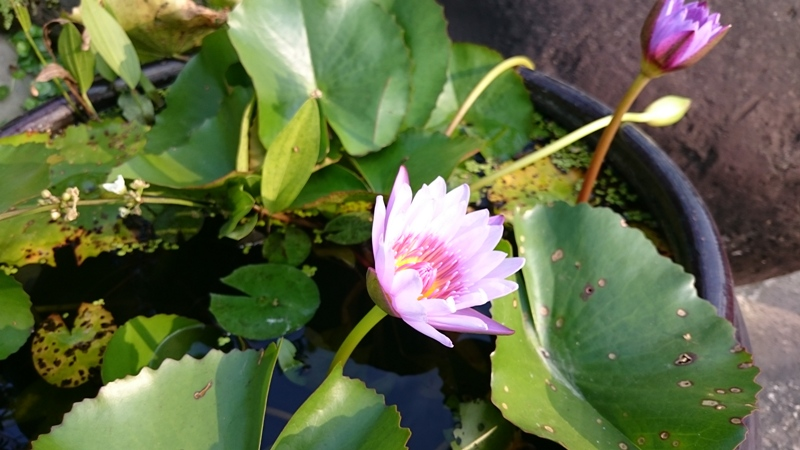
#> input picture Python_OpenCV _for_Student/sample.jpg, 800 x 450 px, given in place of the camera
$ python 26_Cany_in_Image.py
#> lines starting #> are read from the running program, lines starting #| are printed output that depends on the picture; after the words box and inside, x2 and y2 are one past the last pixel; in counts of white or black regions, pixels touching at a corner belong together
import numpy as np
import cv2
import sys

def nothing(x):
    pass

cap = cv2.VideoCapture(0)


cv2.namedWindow('BW')
cv2.createTrackbar('Trackbar1', 'BW', 127, 255, nothing)

cv2.namedWindow('Edge')
cv2.createTrackbar('Trackbar2', 'Edge', 100, 255, nothing)
cv2.createTrackbar('Trackbar3', 'Edge', 200, 255, nothing)


while True:
	ret, img = cap.read()
#> img is the input picture: shape (450, 800, 3); mean B, G, R 69.7, 105.1, 95.9
	cv2.imshow('Original', img)
	gray = cv2.cvtColor(img, cv2.COLOR_BGR2GRAY)
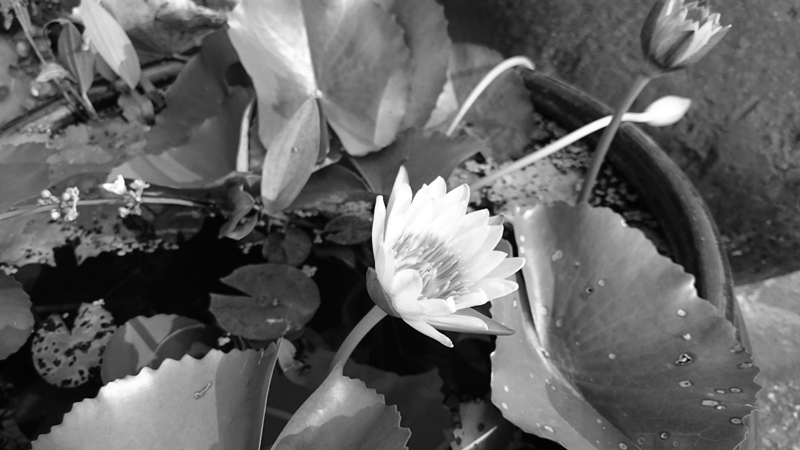
#> gray: shape (450, 800); min 1, max 255, mean 98.3
	cv2.imshow('Gray', gray)
	thrs1 = cv2.getTrackbarPos('Trackbar1', 'BW')
	ret, balck_and_white= cv2.threshold(gray,thrs1,255,cv2.THRESH_BINARY)
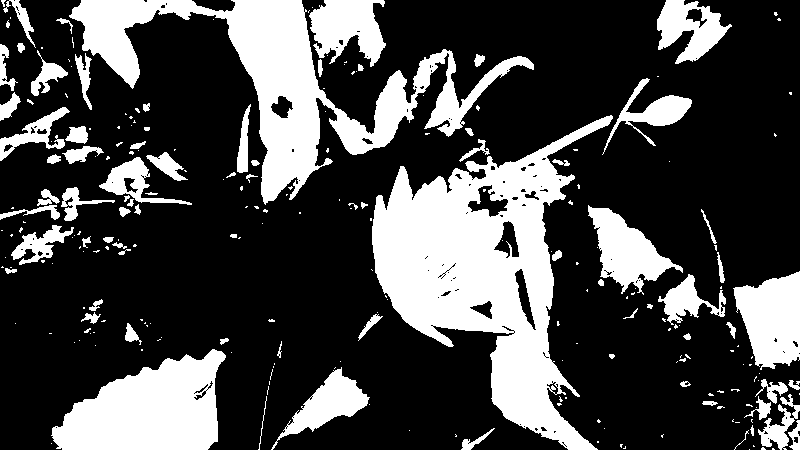
#> balck_and_white: shape (450, 800); 27.9% white; 245 white regions (165 under 20 px), largest, box (x1, y1, x2, y2) and area: (372, 115, 613, 450) 32562, (69, 0, 534, 205) 22773, (51, 349, 226, 450) 11589
#> ret = 127
	cv2.imshow('BW', balck_and_white)
	thrs2 = cv2.getTrackbarPos('Trackbar2', 'Edge')
	thrs3 = cv2.getTrackbarPos('Trackbar3', 'Edge')
	edge = cv2.Canny(gray, thrs2,thrs3)
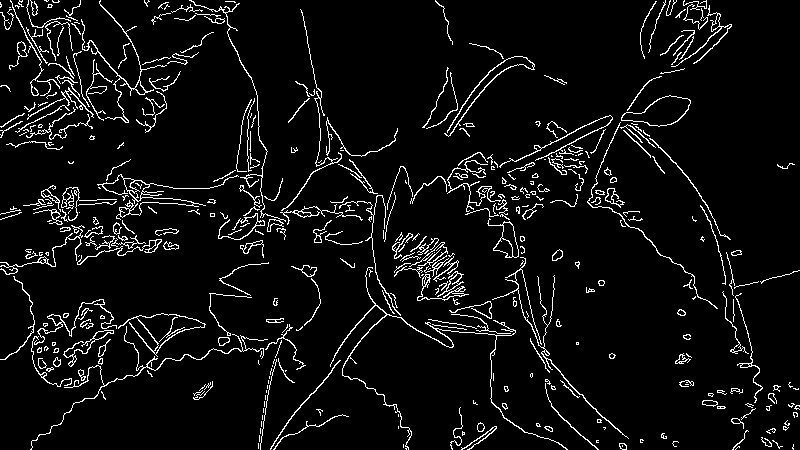
#> edge: shape (450, 800); 5.9% white in thin lines or dots
	cv2.imshow('Edge', edge)
	ch = cv2.waitKey(5)
#> (key Esc is pressed here)
	if ch == 27:
		break

cv2.waitKey(0)
cv2.destroyAllWindows()

$ run again, on Python_OpenCV _for_Student/fruits.jpg
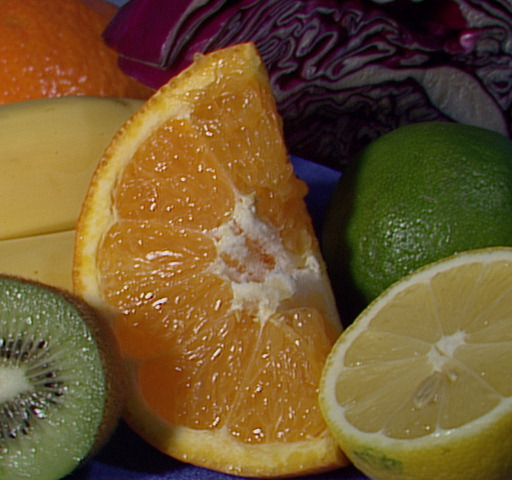
#> input picture Python_OpenCV _for_Student/fruits.jpg, 512 x 480 px, given in place of the camera
#> img is the input picture: shape (480, 512, 3); mean B, G, R 46.2, 85.6, 110.8
#> `ret, balck_and_white= cv2.threshold(gray,thrs1,255,cv2.THRESH_BINARY)`:
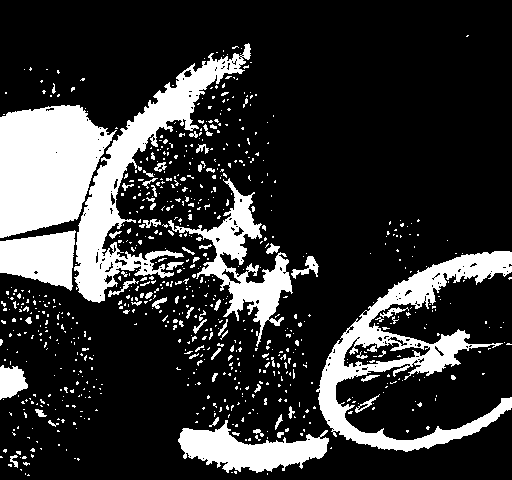
#> balck_and_white: shape (480, 512); 20.7% white; 772 white regions (701 under 20 px), largest, box (x1, y1, x2, y2) and area: (0, 105, 117, 238) 11075, (316, 251, 512, 452) 10496, (74, 43, 251, 303) 9553
#> ret = 127
#> `edge = cv2.Canny(gray, thrs2,thrs3)`:
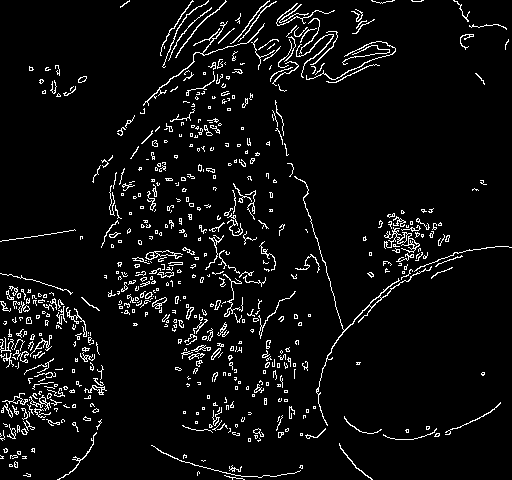
#> edge: shape (480, 512); 5.5% white in thin lines or dots
